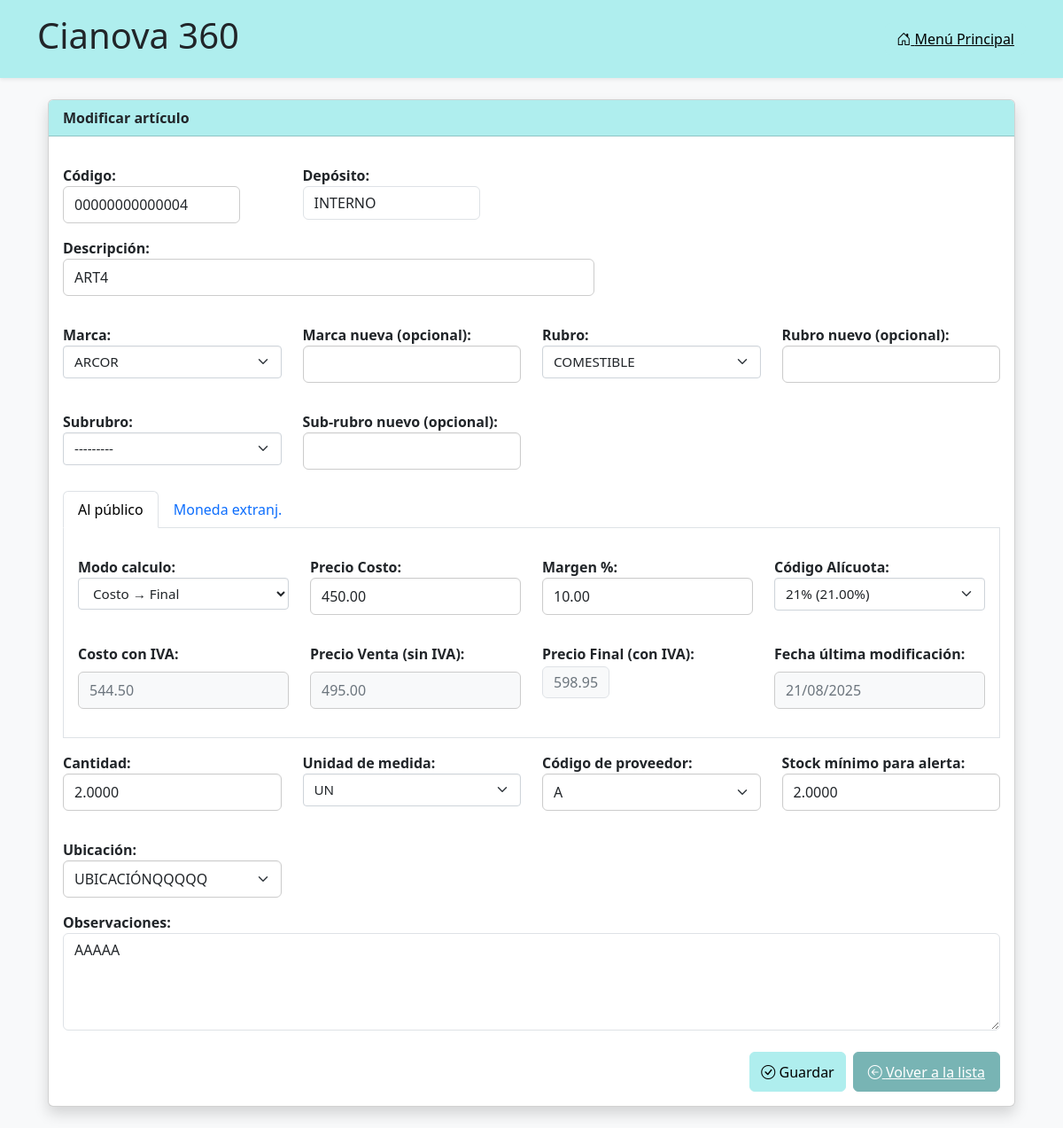
/articulos/modificar/23/ (signed in), run on the app's committed database.
### articulos/models.py (models this page shows, shortened)
class UpperCaseMixin:
    def save(self, *args, **kwargs):
        for field in self._meta.fields:
            if isinstance(field, models.CharField) and getattr(self, field.name):
                setattr(self, field.name, getattr(self, field.name).upper())
        super().save(*args, **kwargs)

class Articulo(UpperCaseMixin, models.Model):
    codart = models.CharField(
        "Código",
        max_length=14,
        unique=True,
        validators=[
            RegexValidator(
                regex=r'^[A-Z0-9]+$',
                message='Solo se permiten letras mayúsculas y números.'
            )
        ],
        help_text='14 caracteres, se completa con ceros a la izquierda.'
    )
    descrip = models.CharField("Descripción", max_length=80)
    marca = models.ForeignKey('Marca', on_delete=models.PROTECT, blank=True, null=True)
    rubro = models.ForeignKey('Rubro', on_delete=models.PROTECT, blank=True, null=True)
    subrubro = models.ForeignKey('Subrubro', on_delete=models.PROTECT, blank=True, null=True)
    deposito = models.CharField(max_length=14, blank=True, null=True, verbose_name="Depósito")
    precosto = models.DecimalField("Precio Costo", max_digits=12, decimal_places=2, validators=[MinValueValidator(0)])
    margen = models.DecimalField("Margen %", max_digits=6, decimal_places=2, default=0)
    ncodalic = models.ForeignKey('Alicuota', verbose_name="Código Alícuota", on_delete=models.PROTECT)
    alic = models.DecimalField("% Alícuota", max_digits=5, decimal_places=2, editable=False, null=True, default=0)
    costoiva = models.DecimalField("Costo con IVA", max_digits=12, decimal_places=2, null=True, default=0)
    preventa = models.DecimalField("Precio Venta (sin IVA)", max_digits=12, decimal_places=2, null=True, default=0)
    prefinal = models.DecimalField(
        "Precio Final (con IVA)",
        max_digits=12,
        decimal_places=2,
        null=True,
        default=0,
        blank=True,
        validators=[MinValueValidator(0)]
    )
    fecultmod = models.DateField(null=True, blank=True)
    modo_calculo = models.CharField(
        max_length=1,
        choices=[('C', 'Costo → Final'), ('F', 'Final → Costo')],
        default='C'
    )
    cantidad = models.DecimalField(max_digits=14, decimal_places=4, default=0)
    unimed = models.CharField(max_length=2, choices=UNIDADES, default='UN')
    codprovee = models.CharField("Código de proveedor", max_length=14, blank=True, null=True)
    bajostock = models.DecimalField("Stock mínimo para alerta", max_digits=11, decimal_places=4, default=0)
    ubicacion = models.CharField("Ubicación", max_length=14, blank=True, null=True)
    obs = models.TextField("Observaciones", blank=True, null=True)
    def save(self, *args, **kwargs):
        self.codart = self.codart.upper().zfill(14)
        alic = Decimal(str(self.ncodalic.nporc or "0"))
        margen = Decimal(str(self.margen or "0"))
        precosto = Decimal(str(self.precosto or "0"))
        self.alic = alic
        self.costoiva = precosto * (Decimal("1") + alic / Decimal("100"))
        if self.modo_calculo == 'C':
            self.preventa = precosto * (Decimal("1") + margen / Decimal("100"))
            self.prefinal = self.preventa * (Decimal("1") + alic / Decimal("100"))
        else:
            prefinal = Decimal(str(self.prefinal or "0"))
            self.preventa = prefinal / (Decimal("1") + alic / Decimal("100"))
            self.precosto = self.preventa / (Decimal("1") + margen / Decimal("100"))
        self.precosto = Decimal(str(self.precosto)).quantize(Decimal("0.01"), rounding=ROUND_HALF_UP)
        self.preventa = Decimal(str(self.preventa)).quantize(Decimal("0.01"), rounding=ROUND_HALF_UP)
        self.costoiva = Decimal(str(self.costoiva)).quantize(Decimal("0.01"), rounding=ROUND_HALF_UP)
        self.prefinal = Decimal(str(self.prefinal)).quantize(Decimal("0.01"), rounding=ROUND_HALF_UP)
        if self.pk:
            original = Articulo.objects.get(pk=self.pk)
            if (
                original.precosto != self.precosto or
                original.margen != self.margen or
                original.prefinal != self.prefinal
            ):
                self.fecultmod = timezone.now().date()
        else:
            self.fecultmod = timezone.now().date()
        super().save(*args, **kwargs)

class Alicuota(models.Model):
    ncodalic = models.IntegerField(primary_key=True)
    descrip = models.CharField("Descripción", max_length=50)
    nporc = models.DecimalField("Porcentaje", max_digits=5, decimal_places=2)
    class Meta:
        verbose_name = "Alícuota IVA"
        ordering = ['ncodalic']
    def __str__(self):
        return f"{self.descrip} ({self.nporc}%)"

### articulos/views.py (the view)
# urls.py: path('modificar/<int:pk>/', views.modificar_articulo, name='modificar_articulo'),
def modificar_articulo(request, pk):
    if not request.session.get('usuario_autenticado'):
        return redirect('login')
    articulo = get_object_or_404(Articulo, pk=pk)
    if request.method == 'POST':
        form = ArticuloForm(request.POST, instance=articulo)
        if form.is_valid():
            articulo = form.save(commit=False)
            articulo.precosto = round(float(articulo.precosto), 2)
            articulo.margen = round(float(articulo.margen), 2)
            articulo.prefinal = round(float(articulo.prefinal or 0), 2) if articulo.prefinal else None
            articulo.save()
            return redirect('lista_articulos')
    else:
        articulo.save()
        form = ArticuloForm(instance=articulo)
    return render(request, 'articulos/formulario.html', {
        'form': form,
        'titulo': 'Editar artículo',
        'es_edicion': True  # <-- nuevo flag
    })

### articulos/models.py (called while the page is built)
    def __str__(self):
        return self.nombre

    def __str__(self):
        return self.nombre

### articulos/templates/articulos/formulario.html (shortened to what this page needs)
{% extends "articulos/base.html" %}
{% load widget_tweaks %}
{% block content %}
<div class="container my-4">
  <div class="card shadow">
    <div class="card-header bg-marca text-dark fw-bold">
      {% if form.instance.pk %}Modificar artículo{% else %}Agregar artículo{% endif %}
    </div>
    <div class="card-body">
      <form method="post" id="articuloForm">
        <div class="row mb-3">
          <div class="col-md-3">
		    {{ form.codart.label_tag }}
			{% if codart_auto %}
				{% render_field form.codart readonly="readonly" class="form-control readonly-codart" %}
			{% else %}
				{% render_field form.codart class="form-control" %}
			{% endif %}
		  </div>
          <div class="col-md-3">
            {{ form.deposito.label_tag }} {{ form.deposito }}
          </div>
        </div>
        <div class="mb-3">
          {{ form.descrip.label_tag }} {{ form.descrip }}
        </div>
        <div class="row mb-3">
			<div class="col-md-3">
				{{ form.marca.label_tag }}
				{% render_field form.marca class="form-select input-cianova w-100" %}
			</div>
			<div class="col-md-3">
				{{ form.marca_nueva.label_tag }}
				{% render_field form.marca_nueva class="form-control input-cianova w-100" %}
			</div>
			<div class="col-md-3">
				{{ form.rubro.label_tag }}
				{% render_field form.rubro class="form-select input-cianova w-100" %}
			</div>
			<div class="col-md-3">
				{{ form.rubro_nueva.label_tag }}
				{% render_field form.rubro_nueva class="form-control input-cianova w-100" %}
			</div>
		</div>
		<div class="row mb-3">
			<div class="col-md-3">
				{{ form.subrubro.label_tag }}
				{% render_field form.subrubro class="form-select input-cianova w-100" %}
			</div>
			<div class="col-md-3">
				{{ form.subrubro_nueva.label_tag }}
				{% render_field form.subrubro_nueva class="form-control input-cianova w-100" %}
			</div>
		</div>
        <ul class="nav nav-tabs mt-4" id="articuloTabs" role="tablist">
          <li class="nav-item" role="presentation">
            <button class="nav-link active" id="page1-tab" data-bs-toggle="tab" data-bs-target="#page1" type="button" role="tab">Al público</button>
          </li>
          <li class="nav-item" role="presentation">
            <button class="nav-link" id="page2-tab" data-bs-toggle="tab" data-bs-target="#page2" type="button" role="tab">Moneda extranj.</button>
          </li>
        </ul>
        <div class="tab-content border border-top-0 p-3" id="articuloTabsContent">
          <div class="tab-pane fade show active" id="page1" role="tabpanel">
            {% include "articulos/_form_precio.html" %}
          </div>
        </div>
		<div class="row mb-3">
		  <div class="col-md-3">
			{{ form.cantidad.label_tag }}
			{{ form.cantidad|add_class:"form-control input-cianova w-100"|attr:"step:0.0001" }}
		  </div>
		  <div class="col-md-3">
			{{ form.unimed.label_tag }}
			{{ form.unimed|add_class:"form-select input-cianova w-100" }}
		  </div>
		  <div class="col-md-3">
			{{ form.codprovee.label_tag }}
			{% render_field form.codprovee class="form-select input-cianova w-100" %}
		  </div>
		  <div class="col-md-3">
			{{ form.bajostock.label_tag }}
			{{ form.bajostock|add_class:"form-control input-cianova w-100"|attr:"step:0.0001" }}
		  </div>
		</div>
		<div class="row mb-3">
			<div class="col-md-3">
			{{ form.ubicacion.label_tag }}
			{% render_field form.ubicacion class="form-select input-cianova w-100" %}
			</div>
		</div>
		<div class="form-group">
			{{ form.obs.label_tag }}
			{% render_field form.obs class="form-control input-mayuscula" rows="4" placeholder="Notas internas, advertencias, detalles técnicos..." %}
		</div>
        <div class="d-flex justify-content-end gap-2 mt-4">
          <button type="submit" class="btn-aceptar">
            <i class="bi bi-check-circle"></i> Guardar
          </button>
          <a href="{% url 'lista_articulos' %}" class="btn-cancelar">
            <i class="bi bi-arrow-left-circle"></i> Volver a la lista
          </a>
        </div>
      </form>
    </div>
  </div>
</div>
{% endblock %}

### articulos/templates/articulos/_form_precio.html (shortened to what this page needs)
{% load widget_tweaks %}
<div class="row mb-3">
  <div class="col-md-3">
    {{ form.modo_calculo.label_tag }}
    {{ form.modo_calculo|add_class:"select-control input-cianova w-100"|attr:"id:id_modo_calculo" }}
  </div>
  <div class="col-md-3">
    {{ form.precosto.label_tag }}
    {{ form.precosto|add_class:"form-control input-cianova w-100"|attr:"id:id_precosto" }}
  </div>
  <div class="col-md-3">
    {{ form.margen.label_tag }}
    {{ form.margen|add_class:"form-control input-cianova w-100"|attr:"id:id_margen" }}
  </div>
  <div class="col-md-3">
    {{ form.ncodalic.label_tag }}
    {{ form.ncodalic|add_class:"form-select input-cianova w-100"|attr:"id:id_ncodalic" }}
  </div>
</div>
<div class="row mb-3">
  <div class="col-md-3">
    <label class="form-label">Costo con IVA:</label>
    <input type="text" id="costoiva" class="form-control input-cianova-readonly w-100" value="{{ form.instance.costoiva|default:"0.00" }}" readonly>
  </div>
  <div class="col-md-3">
    <label class="form-label">Precio Venta (sin IVA):</label>
    <input type="text" id="preventa" class="form-control input-cianova-readonly w-100" value="{{ form.instance.preventa|default:"0.00" }}" readonly>
  </div>
  <div class="col-md-3">
    <label class="form-label">Precio Final (con IVA):</label>
    {% if form.instance.modo_calculo == 'C' %}
      <span id="prefinal-display" class="form-control input-cianova-readonly w-100">{{ form.instance.prefinal|default:"0.00" }}</span>
    {% else %}
      {{ form.prefinal|add_class:"form-control input-cianova w-100"|attr:"id:prefinal-input"|attr:"step:0.01" }}
      <span id="prefinal-display" class="form-control input-cianova-readonly w-100" style="display:none;"></span>
    {% endif %}
  </div>
  <div class="col-md-3">
    <label class="form-label">Fecha última modificación:</label>
    <input type="text" id="fecultmod" class="form-control input-cianova-readonly w-100" value="{{ form.instance.fecultmod|date:"d/m/Y" }}" readonly>
  </div>
</div>

### articulos/static/articulos/css/styles.css (style rules this page uses)
body, input, button, label, textarea, select { font-family: 'Segoe UI', Arial, Helvetica, sans-serif !important; }
:root { --color-marca: rgb(175, 238, 238); --color-marca-hover: rgb(150, 220, 220); --color-cancelar: rgb(120, 180, 180); --color-cancelar-hover: rgb(100, 160, 160); --color-eliminar: rgb(100, 140, 140); --color-eliminar-hover: rgb(80, 120, 120); }
body { background-color: #f8f9fa; color: #212529; margin: 0; padding: 0; }
form label { display: block; margin-top: 1rem; font-weight: bold; }
form input[type="text"], form input[type="number"], form input[type="password"], form select, form textarea { font-size: 1rem; border: 1px solid #ccc; border-radius: 6px; padding: 0.5rem 0.75rem; transition: all 0.2s ease-in-out; width: auto; }
.bg-marca { background-color: var(--color-marca); }
.btn-aceptar { background-color: var(--color-marca); border: 1px solid var(--color-marca); color: #000; font-weight: 500; border-radius: 6px; padding: 0.4rem 0.75rem; transition: background-color 0.2s ease-in-out; }
.btn-cancelar { background-color: var(--color-cancelar); border: 1px solid var(--color-cancelar); color: #fff; font-weight: 500; border-radius: 6px; padding: 0.6rem 1rem; transition: background-color 0.2s ease-in-out; }
.input-cianova { width: 100%; max-width: 100%; border-radius: 4px; font-size: 0.95rem; padding: 0.375rem 0.75rem; border: 1px solid #ced4da; background-color: #fff; color: #212529; box-shadow: inset 0 1px 2px rgba(0, 0, 0, 0.05); transition: border-color 0.15s ease-in-out, box-shadow 0.15s ease-in-out; }
.input-cianova-readonly { background-color: #f8f9fa; color: #6c757d; pointer-events: none; }
input[name="ubicacion"], input[name="codprovee"] { text-transform: uppercase; }
.input-mayuscula { text-transform: uppercase; }

### data on the page
Articulo: codart "00000000000004", deposito "INTERNO", descrip "ART4", marca "ARCOR", rubro "COMESTIBLE", subrubro "---------", modo_calculo "Costo → Final", precosto "450.00", margen "10.00", instance.costoiva "544.50", instance.preventa "495.00", instance.prefinal "598.95", instance.fecultmod "21/08/2025", cantidad "2.0000", unimed "UN", codprovee "A", bajostock "2.0000", ubicacion "UBICACIÓNQQQQQ", obs "AAAAA"
Alicuota: ncodalic "21% (21.00%)"
